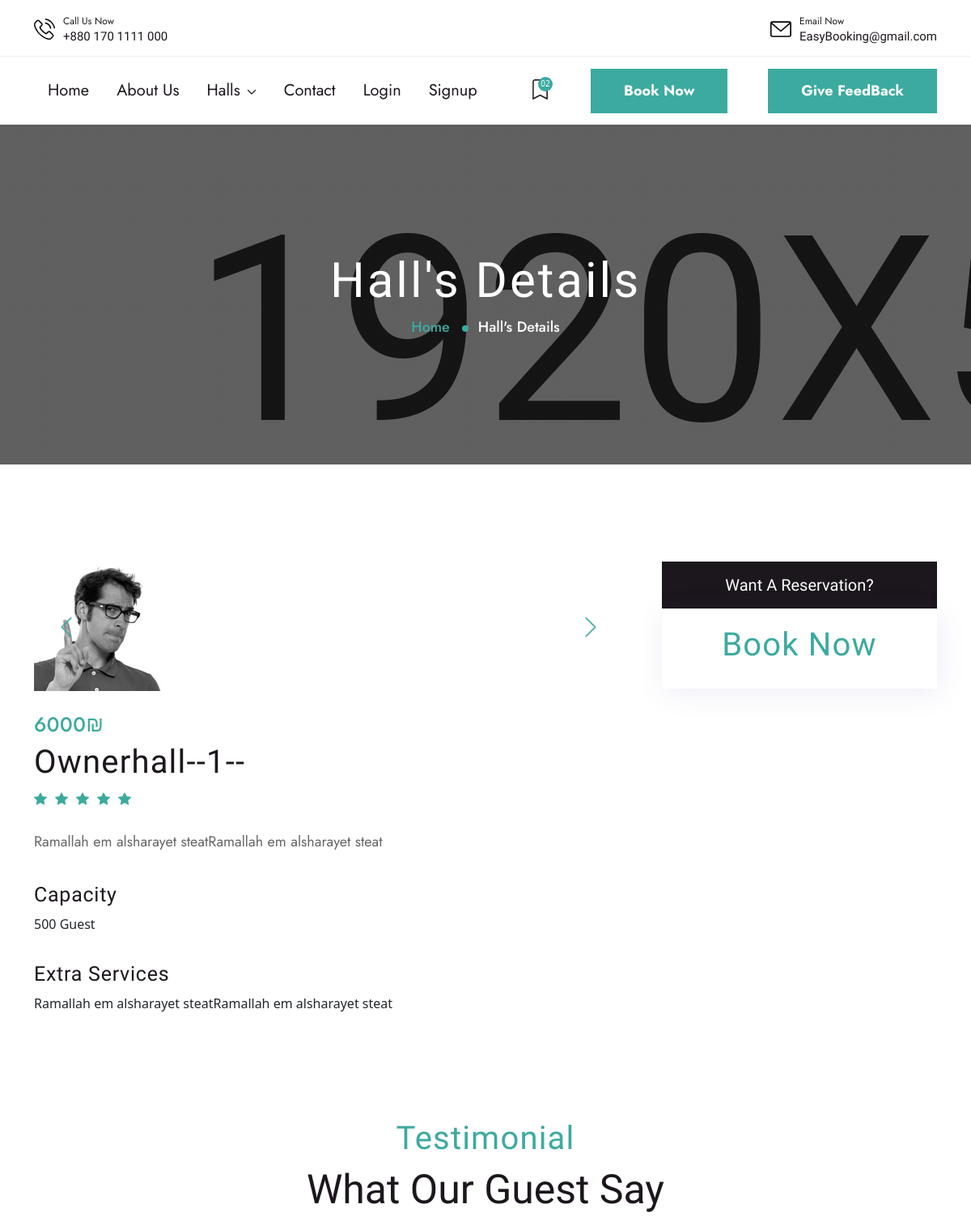
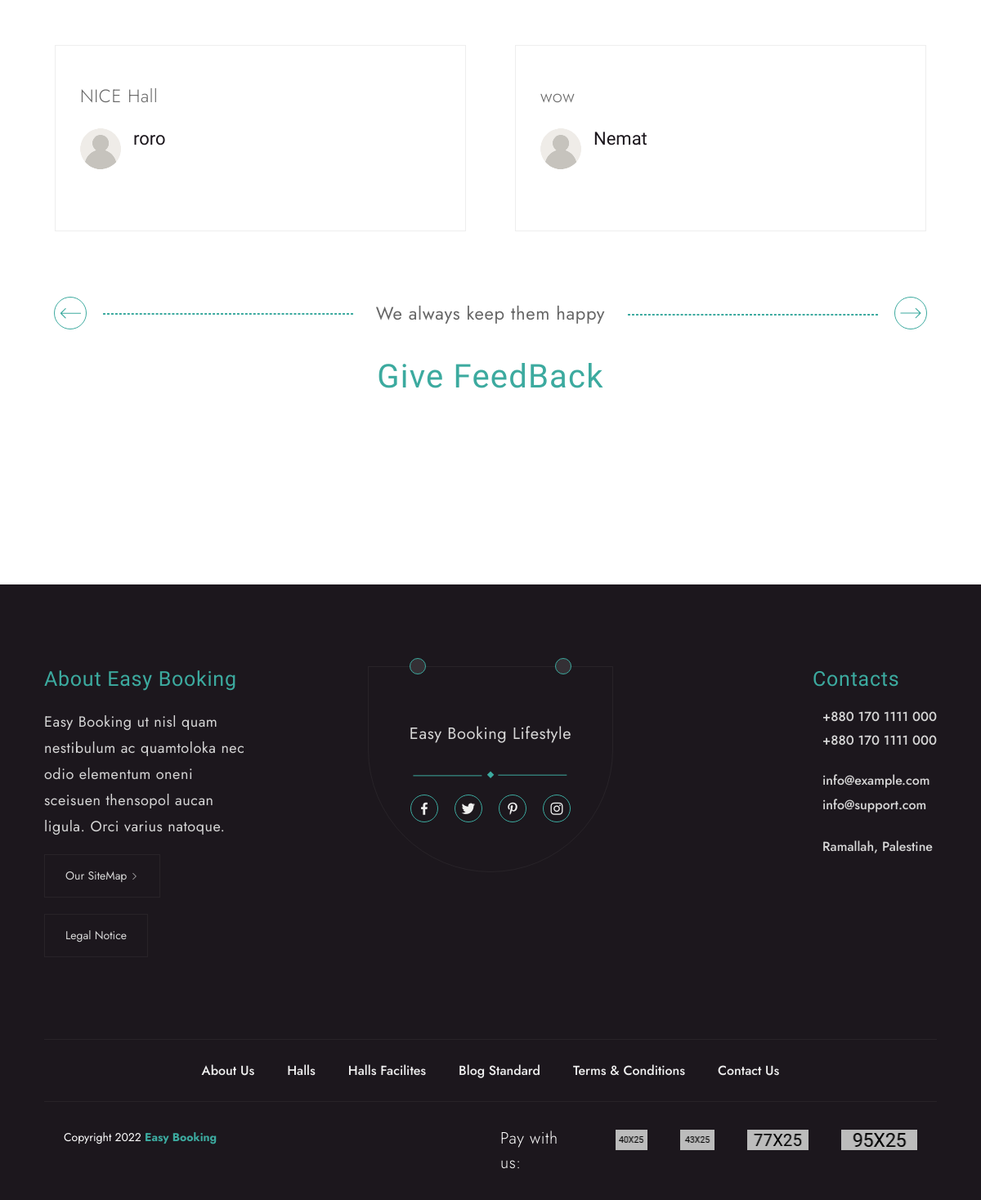
Page /subhall-details.php?shallId=63 on the committed database (2 pictures, top to bottom).
### tables this page shows
CREATE TABLE `images` (
  `id` int(11) NOT NULL,
  `image` varchar(255) NOT NULL,
  `uploaded_on` datetime NOT NULL DEFAULT CURRENT_TIMESTAMP,
  `subhall_id` int(11) NOT NULL
);

CREATE TABLE `subhalls` (
  `id` int(11) NOT NULL,
  `name` varchar(200) NOT NULL,
  `type` int(11) NOT NULL,
  `number_of_guests` int(11) NOT NULL,
  `price` float NOT NULL,
  `hall_describtion` varchar(500) NOT NULL,
  `services` varchar(500) NOT NULL,
  `image_view` varchar(300) NOT NULL,
  `hall_id` int(11) NOT NULL,
  `num_of_reservation` int(11) NOT NULL DEFAULT '0'
);

CREATE TABLE `feedback_subhall` (
  `id` int(11) NOT NULL,
  `feedback` varchar(500) NOT NULL,
  `user_id` int(11) NOT NULL,
  `hall_id` int(11) NOT NULL
);

CREATE TABLE `users` (
  `id` int(11) NOT NULL,
  `name` varchar(200) NOT NULL,
  `password` varchar(200) NOT NULL,
  `email` varchar(200) NOT NULL,
  `type` enum('user','owner') NOT NULL DEFAULT 'user',
  `status` tinyint(1) NOT NULL DEFAULT '1',
  `created_at` datetime NOT NULL DEFAULT CURRENT_TIMESTAMP
);

### admin/handlers/get_feedback_subhall.php (called while the page is built)
<?php
$sql="SELECT f.id, f.feedback, u.name
FROM feedback_subhall f
INNER JOIN users u
ON f.user_id = u.id where f.hall_id=$shallId";
$sqlResult=mysqli_query($conn,$sql);
$feedbackData=mysqli_fetch_all($sqlResult);
?>

### subhall-details.php (the view, shortened to what this page needs)
<?php
      if(isset($_POST['subhall'])){
      $shallId=$_POST['subhall']; }
      elseif(isset($_GET['shallId'])){
      $shallId=$_GET['shallId']; }
?>
<!DOCTYPE html>
<html lang="en">
<?php require ('inc/head.php'); ?>
<body>
<?php require ('inc/preloader_area.php');
    require ('inc/top_Bar.php');
    if(isset($_SESSION['userId'])){
    $userid=$_SESSION['userId'];
    require ('inc/LoginHeader.php');
    }else{
        require ('inc/Header.php');
    }
    require("admin/handlers/db.php");
    $sql="SELECT * FROM subhalls where id=$shallId ";
    $sqlResult=mysqli_query($conn,$sql);
    $shallData=mysqli_fetch_assoc($sqlResult);
    $sql= "SELECT * FROM images where subhall_id=$shallId";
    $query = mysqli_query($conn,$sql);
    require("admin/handlers/get_feedback_subhall.php");
    $sql1="SELECT * FROM feedback_subhall Where hall_id=$shallId";
    $query1=mysqli_query($conn,$sql1);
    $users=mysqli_fetch_all($query1,MYSQLI_ASSOC);
    ?>
    <div class="breadcrumb-section">
        <div class="container">
            <div class="row d-flex justify-content-center align-items-center text-center">
                <div class="col-lg-8">
                    <h2 class="breadcrumb-title wow fadeInLeft" data-wow-duration="1.5s" data-wow-delay=".2s">Hall's Details</h2>
                    <nav aria-label="breadcrumb">
                        <ol class="breadcrumb d-flex justify-content-center">
                            <li class="breadcrumb-item"><a href="index.php">Home</a></li>
                            <li class="breadcrumb-item active" aria-current="page">Hall's Details</li>
                        </ol>
                    </nav>
                </div>
            </div>
        </div>
    </div>
    <div class="room-suits-details-page pt-120 mb-120">
        <div class="container">
            <div class="row mb-120 g-5">
                <div class="col-lg-8">
                    <div class="swiper room-details-slider mb-30">
                        <div class="swiper-wrapper">
                                <?php
                                if($query->num_rows>0){
                                while($row=mysqli_fetch_array($query)){
                                ?>
                                <div class="swiper-slide">
                                    <div class="rooms-imeges">
                                    <img class="img-fluid" src="admin/HallsImages/<?php echo $row["image"]; ?>" alt="">
                                    </div>
                                </div>
                                    <?php
                                }
                                }else{?>
                                <p>No image(s) found...</p>
                                <?php
                                }
                                ?>
                        </div>
                        <div class="swiper-btns d-flex align-items-center justify-content-between">
                            <div class="swiper-button-prev-m"><i class="bi bi-chevron-left"></i></div>
                            <div class="swiper-button-next-m"><i class="bi bi-chevron-right"></i></div>
                        </div>
                    </div>
                    <div class="price-tag">
                        <span><?php echo $shallData['price'] ?>₪</span>
                    </div>
                    <h2><?php echo $shallData['name'] ?></h2>
                    <ul class="stars d-flex align-items-center">
                        <li><i class="bi bi-star-fill"></i></li>
                        <li><i class="bi bi-star-fill"></i></li>
                        <li><i class="bi bi-star-fill"></i></li>
                        <li><i class="bi bi-star-fill"></i></li>
                        <li><i class="bi bi-star-fill"></i></li>
                    </ul>
                    <p><?php echo $shallData['hall_describtion'] ?></p>
                    <h4>Capacity</h4>
                    <ul<p><?php echo $shallData['number_of_guests']?> Guest</p></ul>
                    <h4>Extra Services</h4>
                    <ul<p><?php echo $shallData['hall_describtion']?></p>
                </div>
                <div class="col-lg-4">
                    <div class="widget-area2">
                        <div class="widget-title">
                            <h5>Want A Reservation?</h5>
                        </div>
                        <div class="single-widgets booking-widgets">
                            <div class="section-title1 text-center">
                               <span> <a class="btn--primary6" href="admin/handlers/bookchecklogin.php?shallId=<?= $shallId ?>">Book Now</a> </span>
                            </div>
                        </div>
                    </div>
                </div>
            </div>
        </div>
    </div>
    <div class="row">
        <div class="home-one-testimonial mb-120">
        <div class="container">
            <div class="row">
                <div class="col-12">
                    <div class="section-title1 text-center">
                        <span>Testimonial</span>
                        <h2>What Our Guest Say</h2>
                    </div>
                </div>
            </div>
            <div class="row justify-content-center">
                <div class="swiper testimonial-slider-1">
                    <div class="swiper-wrapper">
                    <?php
if(isset($users)){
foreach($feedbackData as $index=>$users){?>
                        <div class="swiper-slide">
                            <div class="testimonial-wrrap">
                                <div class="content">
                                    <p><?=$users[1];?> </p>
                                    <div class="author-review-area d-flex justify-content-between align-items-center flex-erap">
                                    <div class="authot-area d-flex align-items-center">
                                        <div class="author-img">
                                            <br/>
                                        <img  width="50" height="50" src="assets/images/icons/user1.svg">
                                        </div>
                                    <div class="author-name-deg">
                                            <h4><?=$users[2];?></h4>
                                            </div>
                                </div>
                                </div>
                                </div>
                            </div>
                        </div>
                        <?php }
}?>
                    </div>
                </div>
                <div class="row align-items-center pt-80">
                <div class="col-lg-4">
                    <div class="swiper-btn-left">
                       <div class="btns swiper-button-prev-e">
                       </div>
                    </div>
                </div>
                <div class="col-lg-4 d-flex justify-content-center">
                    <div class="contents">
                        <p>We always keep them happy</p>
                    </div>
                </div>
                <div class="col-lg-4">
                    <div class="swiper-btn-right">
                        <div class="btns swiper-button-next-e">
                        </div>
                    </div>
                </div>
            </div>
            </div>
            <br>
            <div class="col-13">
                    <div class="section-title1 text-center">
                      <span> <a class="btn--primary6" href="admin/handlers/feedback_subhall_chlogin.php?shallId=<?= $shallId ?>"> Give FeedBack </a> </span>
                    </div>
                    <div class="section-title1 text-center">
                    </div>
            </div>
         </div>
     </div>
    <?php require ('inc/footer.php');
    require('inc/js_file_link.php'); ?>
</body>
</html>

### rows in the picture
images: image (picture)
subhalls: price "6000", name "Ownerhall--1--", hall_describtion "Ramallah em alsharayet steatRamallah em alsharayet steat", number_of_guests "500"
feedback_subhall: feedback "NICE Hall", user.name "roro"
feedback_subhall: feedback "wow", user.name "Nemat"
